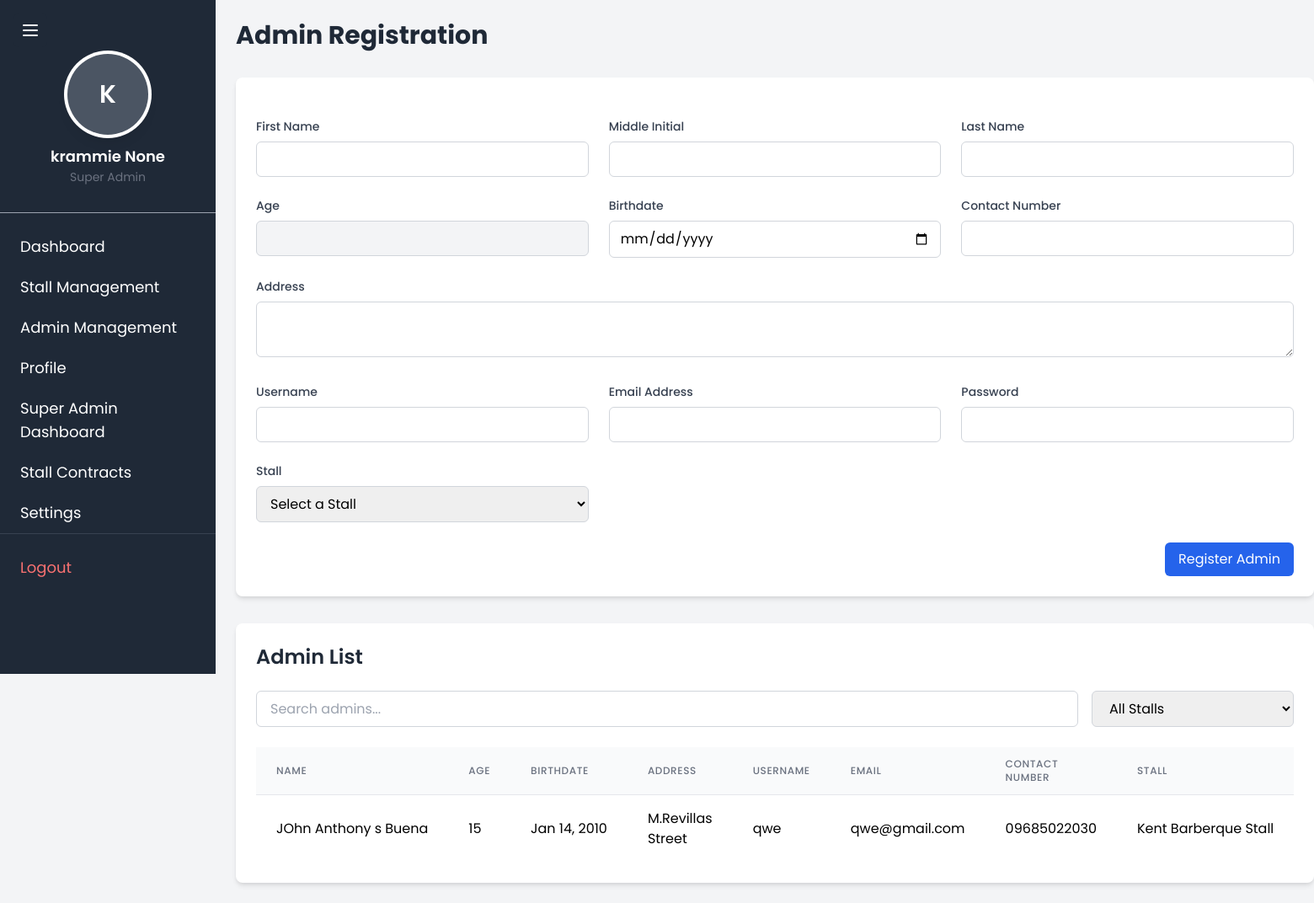
/register_admin (signed in), run on an earlier commit of the app's database.
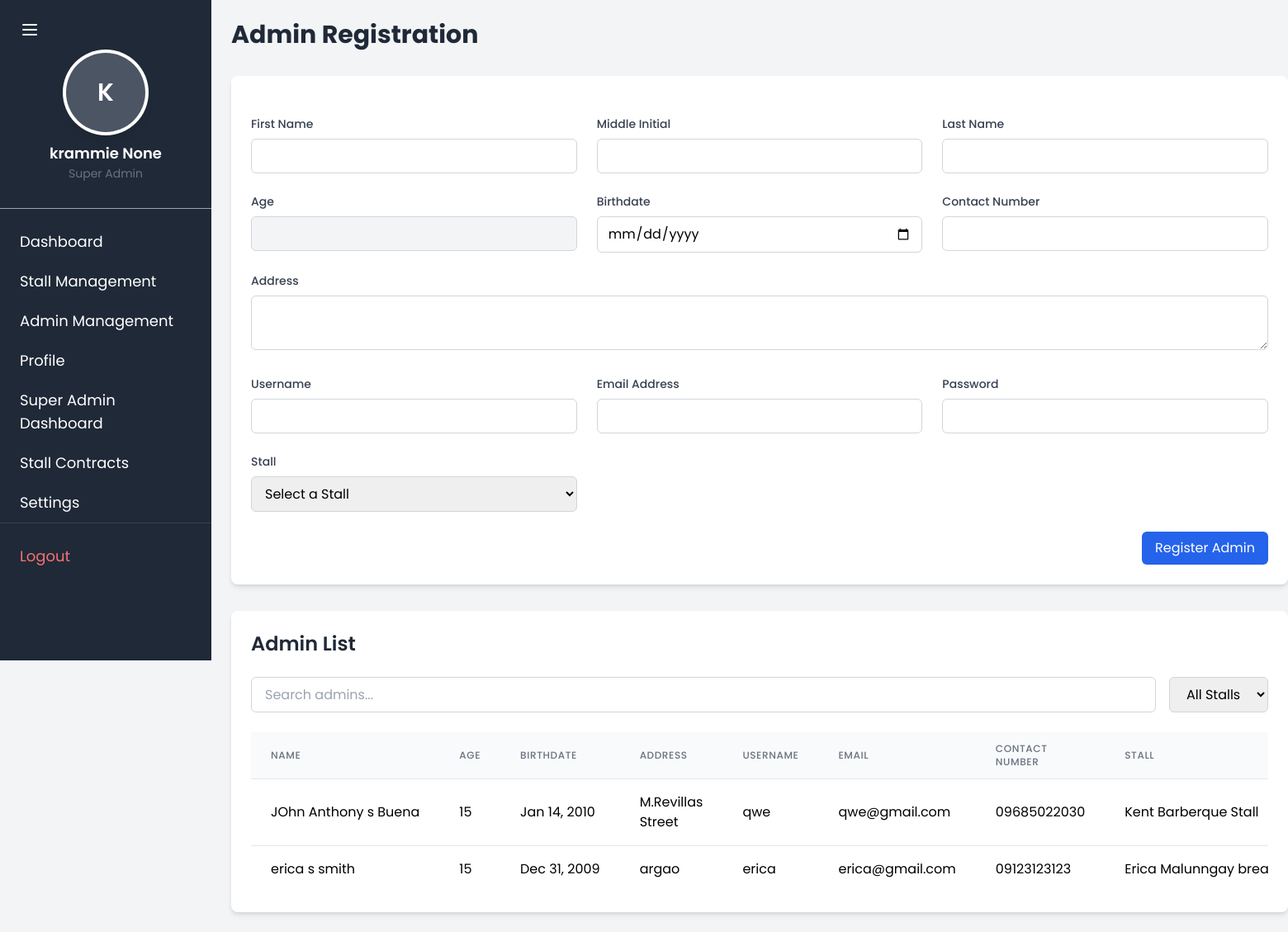
And on a later commit of the database.
### TriadApp/models.py (models this page shows, shortened)
class AdminProfile(models.Model):
    firstname = models.CharField(max_length=50)
    middle_initial = models.CharField(max_length=1, blank=True, null=True)
    lastname = models.CharField(max_length=50)
    age = models.IntegerField()
    birthdate = models.DateField()
    address = models.TextField()
    username = models.CharField(max_length=50, unique=True)
    email = models.EmailField(max_length=254, unique=True, default='', blank=True)
    password = models.CharField(max_length=100)
    contact_number = models.CharField(max_length=15)
    stall = models.ForeignKey('Stall', on_delete=models.CASCADE, related_name="admins", to_field='store_id')

class Stall(models.Model):
    store_id = models.UUIDField(default=uuid.uuid4, editable=False, unique=True)
    name = models.CharField(max_length=255)
    logo = models.ImageField(upload_to='stall_logos/')
    contact_number = models.CharField(max_length=15)
    is_active = models.BooleanField(default=True)  # Add is_active field with default value True

### TriadApp/super_admin.py (the view, shortened to what this page needs)
# urls.py: path('register_admin', super_admin.register_admin, name='register_admin'),
@superuser_required
def register_admin(request):
    stalls = Stall.objects.exclude(
        store_id__in=AdminProfile.objects.values_list('stall__store_id', flat=True)
    )
    admins = AdminProfile.objects.all()
    return render(request, 'TriadApp/superadmin/register_admin.html', {
        'stalls': stalls,
        'admins': admins,
        'super_admin': request.user
    })

### TriadApp/templates/TriadApp/superadmin/register_admin.html (shortened to what the changed rows need)
{% extends 'TriadApp/superadmin/super_admin.html' %}
{% block content %}
<div class="max-w-7xl mx-auto">
    <h1 class="text-3xl font-bold text-gray-800 mb-8">Admin Registration</h1>
    <div class="bg-white rounded-lg shadow-md p-6">
        <h2 class="text-2xl font-semibold text-gray-800 mb-6">Admin List</h2>
        <div class="overflow-x-auto">
            <table id="adminTable" class="min-w-full divide-y divide-gray-200">
                <thead class="bg-gray-50">
                    <tr>
                        <th class="px-6 py-3 text-left text-xs font-medium text-gray-500 uppercase tracking-wider">Name</th>
                        <th class="px-6 py-3 text-left text-xs font-medium text-gray-500 uppercase tracking-wider">Age</th>
                        <th class="px-6 py-3 text-left text-xs font-medium text-gray-500 uppercase tracking-wider">Birthdate</th>
                        <th class="px-6 py-3 text-left text-xs font-medium text-gray-500 uppercase tracking-wider">Address</th>
                        <th class="px-6 py-3 text-left text-xs font-medium text-gray-500 uppercase tracking-wider">Username</th>
                        <th class="px-6 py-3 text-left text-xs font-medium text-gray-500 uppercase tracking-wider">Email</th>
                        <th class="px-6 py-3 text-left text-xs font-medium text-gray-500 uppercase tracking-wider">Contact Number</th>
                        <th class="px-6 py-3 text-left text-xs font-medium text-gray-500 uppercase tracking-wider">Stall</th>
                    </tr>
                </thead>
                <tbody class="bg-white divide-y divide-gray-200">
                    {% for admin in admins %}
                    <tr class="hover:bg-gray-50">
                        <td class="px-6 py-4 whitespace-nowrap">{{ admin.firstname }} {{ admin.middle_initial }} {{ admin.lastname }}</td>
                        <td class="px-6 py-4 whitespace-nowrap">{{ admin.age }}</td>
                        <td class="px-6 py-4 whitespace-nowrap">{{ admin.birthdate|date:"M d, Y" }}</td>
                        <td class="px-6 py-4">{{ admin.address }}</td>
                        <td class="px-6 py-4 whitespace-nowrap">{{ admin.username }}</td>
                        <td class="px-6 py-4 whitespace-nowrap">{{ admin.email }}</td>
                        <td class="px-6 py-4 whitespace-nowrap">{{ admin.contact_number }}</td>
                        <td class="px-6 py-4 whitespace-nowrap">{{ admin.stall.name }}</td>
                    </tr>
                    {% endfor %}
                </tbody>
            </table>
        </div>
    </div>
</div>
{% endblock %}

What changed in the data, as far as the page shows it:
added AdminProfile: firstname "erica", middle_initial "s", lastname "smith", age "15", birthdate "Dec 31, 2009", address "argao", username "erica", email "erica@gmail.com", contact_number "09123123123", stall.name "Erica Malunngay…"
